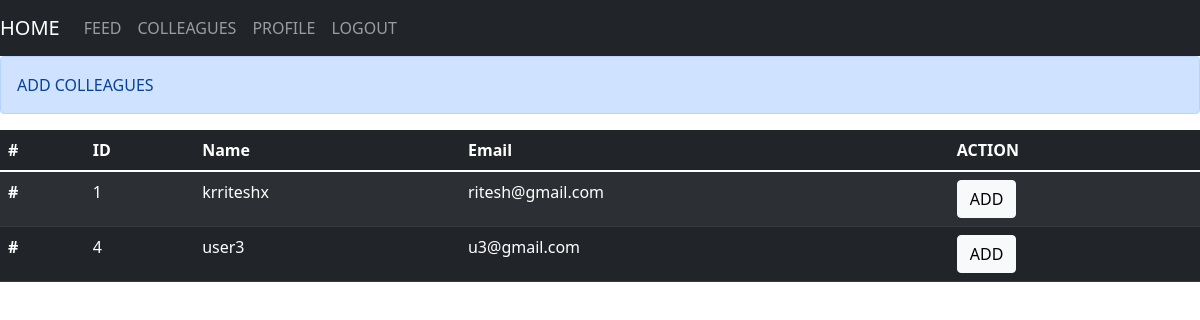
Page /colleague (signed in) on the earlier database version.
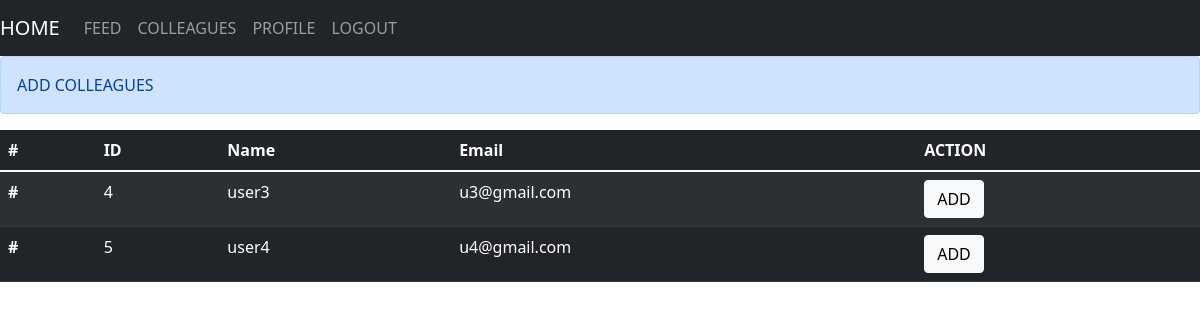
Same page on the later database version.
### app.py (models this page shows, shortened)
class User(db.Model,UserMixin):
    id=db.Column(db.Integer,primary_key=True)
    username=db.Column(db.String(20),nullable=False,unique=True)
    email=db.Column(db.String(120),nullable=False)
    password=db.Column(db.String(60),nullable=False)
    colleague=db.Column(db.String(500),default=",")

### routes.py (the view)
@app.route('/colleague')
@login_required
def colleague():
    P=User.query.all()
    dict1={}
    for i in P:
        if(i.id!=current_user.id):
            a=current_user.colleague
            l=a.split(',')
            print(l)
            if(str(i.id) not in l):
                ar=[]
                ar.append(i.username)
                ar.append(i.email)
                dict1[i.id]=ar
    return render_template('colleague.html',d=dict1)

### app.py (called while the page is built)
@login_manager.user_loader
def load_user(user_id):
    return User.query.get(int(user_id))

### templates/colleague.html
{% extends 'base1.html' %}
{% block content1 %}
<div class="alert alert-primary" role="alert">
    ADD COLLEAGUES
  </div>
<table class="table table-striped table-dark">
    <thead>
      <tr>
        <th scope="col">#</th>
        <th scope="col">ID</th>
        <th scope="col">Name</th>
        <th scope="col">Email</th>
        <th scope="col">ACTION</th>
      </tr>
    </thead>
    <tbody>
        {% for id,arr in d.items() %}
        <tr>
            <th scope="row">#</th>
            <td>{{id}}</td>
            <td>{{arr[0]}}</td>
            <td>{{arr[1]}}</td>
            <td>
                <form action="{{url_for('addcol',identity=id)}}",method='post'>
                    <input type="submit" name="submit" value="ADD" class="btn btn-light">
                </form>
            </td>
          </tr>
        {% endfor %}
    </tbody>
</table>
{% endblock %}

### templates/base1.html (shortened to what this page needs)
<!DOCTYPE html>
<html lang="en">
<head>
    <link href="https://cdn.jsdelivr.net/npm/bootstrap@5.1.3/dist/css/bootstrap.min.css" rel="stylesheet">
</head>
<body>
    <nav class="navbar navbar-expand-lg navbar-dark bg-dark">
        <a class="navbar-brand" href="{{url_for('login')}}">HOME</a>
        <div class="collapse navbar-collapse" id="navbarNav">
          <ul class="navbar-nav">
            <li class="nav-item">
              <a class="nav-link" href="{{url_for('feed')}}">FEED</a>
            </li>
            <li class="nav-item">
              <a class="nav-link" href="{{url_for('colleague')}}">COLLEAGUES</a>
            </li>
            <li class="nav-item">
              <a class="nav-link" href="{{url_for('profile')}}">PROFILE</a>
            </li>
            <li class="nav-item">
              <a class="nav-link" href="{{url_for('logout')}}">LOGOUT</a>
            </li>
          </ul>
        </div>
      </nav>
      {% block content1 %}
      {% endblock %}
</body>
</html>

Differences in the rows shown:
no longer on this page (row unchanged): User: username "krriteshx", email "ritesh@gmail.com"
added User: username "user4", email "u4@gmail.com"
Other differences:
new list line: "# 5 ADD"
list line gone: "# 1 ADD"
